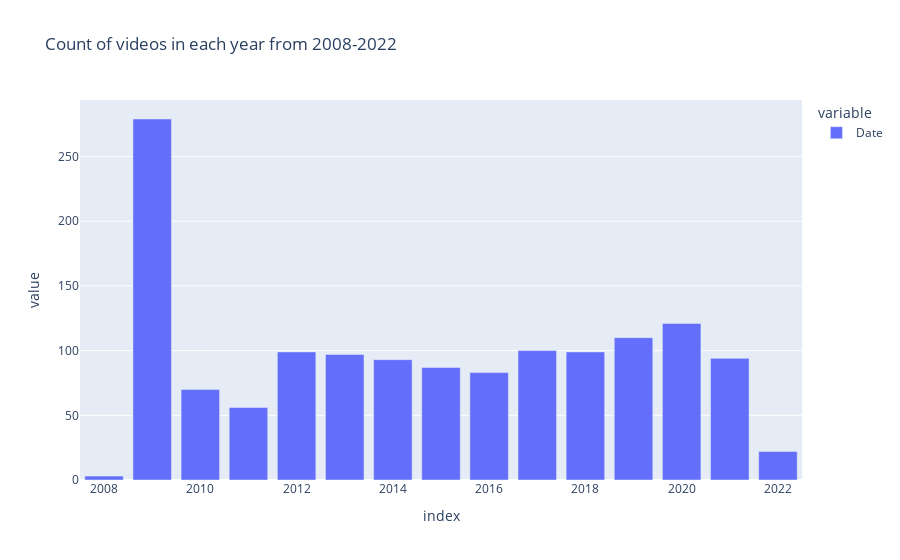

Notebook code for this chart:
### Code cell
px.bar(df['Date'].dt.year.value_counts().sort_index(),title='Count of videos in each year from 2008-2022')

### Figure 1 — Plotly figure (JSON) as saved in the notebook; plotly's stock layout.template omitted (floating-point values rounded to 4 significant figures)
{"data": [{"alignmentgroup": "True", "hovertemplate": "variable=Date<br>index=%{x}<br>value=%{y}<extra></extra>", "legendgroup": "Date", "marker": {"color": "#636efa", "pattern": {"shape": ""}}, "name": "Date", "offsetgroup": "Date", "orientation": "v", "showlegend": true, "textposition": "auto", "type": "bar", "x": [2008, 2009, 2010, 2011, 2012, 2013, 2014, 2015, 2016, 2017, 2018, 2019, 2020, 2021, 2022], "xaxis": "x", "y": [3, 279, 70, 56, 99, 97, 93, 87, 83, 100, 99, 110, 121, 94, 22], "yaxis": "y"}], "layout": {"barmode": "relative", "legend": {"title": {"text": "variable"}, "tracegroupgap": 0}, "title": {"text": "Count of videos in each year from 2008-2022"}, "xaxis": {"anchor": "y", "domain": [0, 1], "title": {"text": "index"}}, "yaxis": {"anchor": "x", "domain": [0, 1], "title": {"text": "value"}}}}
